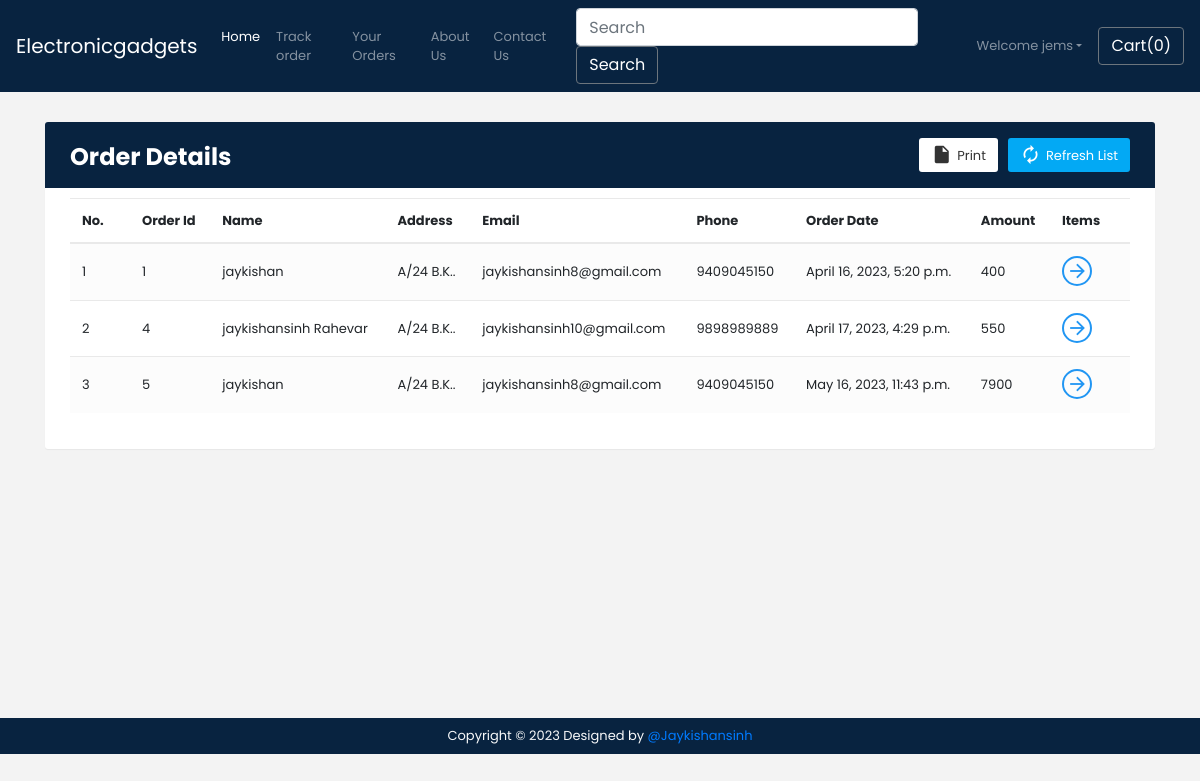
The page /store/orderView/ (signed in) on the database its author committed.
### store/models.py (models this page shows)
class Orders(models.Model):
    order_id = models.AutoField(primary_key=True)
    items_json = models.CharField(max_length=5000)
    userId = models.IntegerField(default=0)
    amount = models.IntegerField(default=0)
    name = models.CharField(max_length=90)
    email = models.CharField(max_length=111)
    address = models.CharField(max_length=111)
    city = models.CharField(max_length=111)
    state = models.CharField(max_length=111)
    zip_code = models.CharField(max_length=111)
    phone = models.CharField(max_length=111, default="")
    timestamp = models.DateTimeField(default=timezone.now)

### store/views.py (the view)
# urls.py: path('orderView/', views.orderView, name="orderView"),
def orderView(request):
    if request.user.is_authenticated:
        current_user = request.user
        orderHistory = Orders.objects.filter(userId=current_user.id)
        if len(orderHistory) == 0:
            messages.info(request, "You have not ordered.")
            return render(request, 'store/orderView.html')
        return render(request, 'store/orderView.html', {'orderHistory': orderHistory})
    return render(request, 'store/orderView.html')

### store/templates/store/orderView.html (shortened to what this page needs)
{% extends 'store/basic.html' %}
{% block body %}
{% if user.is_authenticated %}
<div class="container" id="cont" >
    <div class="table-wrapper">
        <div class="table-title"style="background-color:#082340">
            <div class="row">
                <div class="col-sm-4">
                    <h2 > <b>Order Details </b></h2>
                </div>
                <div class="col-sm-8">
                    <a href="" class="btn btn-primary"><i class="material-icons">&#xE863;</i> <span>Refresh List</span></a>
                    <a href="#" onclick="window.print()" class="btn btn-info"><i class="material-icons">&#xE24D;</i> <span>Print</span></a>
                </div>
            </div>
        </div>
        <table class="table table-striped table-hover">
            <thead>
                <tr>
                    <th>No.</th>
                    <th>Order Id</th>
                    <th>Name</th>
                    <th>Address</th>
                    <th>Email</th>
                    <th>Phone</th>
                    <th>Order Date</th>
                    <th>Amount</th>
                    <th>Items</th>
                </tr>
            </thead>
            <tbody>
                {% for i in orderHistory %}
                <tr>
                    <td class="count"></td>
                    <td>{{i.order_id}}</td>
                    <td>{{i.name}}</td>
                    <td data-toggle="tooltip" title="{{i.address}}">{{i.address|slice:"0:25"}}..</td>
                    <td>{{i.email}}</td>
                    <td>{{i.phone}}</td>
                    <td>{{i.timestamp}}</td>
                    <td>{{i.amount}}</td>
                    <td><a href="#" id="click{{i.order_id}}" class="view" title="View Details"><i class="material-icons">&#xE5C8;</i></a></td>
                </tr>
                {% endfor %}
            </tbody>
        </table>
    </div>
</div>
{% else %}
    <div id="cont2">
        <div class="alert alert-info">
            <font style="font-size:22px"><center>You need to <strong><a class="alert-link" data-toggle="modal" data-target="#loginModal">Login</a></strong></center></font>
        </div>
    </div>
{% endif %}
{% endblock %}

### store/templates/store/basic.html (shortened to what this page needs)
<!doctype html>
<html lang="en">
  <head>
    <link rel="stylesheet" href="https://stackpath.bootstrapcdn.com/bootstrap/4.2.1/css/bootstrap.min.css">
    <link rel="stylesheet" href="https://stackpath.bootstrapcdn.com/bootstrap/4.3.1/css/bootstrap.min.css">
    <link rel="stylesheet" href="https://use.fontawesome.com/releases/v5.8.2/css/all.css">
  </head>
  <body>
    <nav class="navbar navbar-expand-lg navbar-dark" style="background-color:#082340;">
      <a class="navbar-brand" href="/">Electronicgadgets</a>
      <div class="collapse navbar-collapse " id="navbarSupportedContent">
        <ul class="navbar-nav mr-auto">
          <li class="nav-item active">
            <a class="nav-link" href="/store">Home <span class="sr-only">(current)</span></a>
          </li>
          <li class="nav-item">
            <a class="nav-link" href="/store/tracker">Track order</a>
          </li>
          <li class="nav-item">
            <a class="nav-link" href="/store/orderView/">Your Orders</a>
          </li>
          <li class="nav-item">
            <a class="nav-link" href="/store/about">About Us</a>
          </li>
          <li class="nav-item">
            <a class="nav-link" href="/store/contact">Contact Us</a>
          </li>
        </ul>
        <form method="get" action="/store/search" class="form-inline my-2 my-lg-0 mx-3">
          <input class="form-control mr-sm-2" type="search" name="search" id="search" placeholder="Search" aria-label="Search" required>
          <button class="btn btn-secondary my-2 my-sm-0" type="submit">Search</button>
        </form>
        {% if user.is_authenticated %}
        <ul class="navbar-nav mr-2">
          <li class="nav-item dropdown">
            <a class="nav-link dropdown-toggle" href='#' id="navbarDropdown" role="button" data-toggle="dropdown"> Welcome {{request.user}}</a>
          </li>
        </ul>
        {% else %}
        <button type="button" class="btn btn-success mx-2" data-toggle="modal" data-target="#loginModal">Login</button>
        <button type="button" class="btn btn-success mx-2" data-toggle="modal" data-target="#signupModal">SignUp</button>
        {% endif %}
        <button type="button" class="btn btn-secondary my-2 my-sm-0" id="popcart" data-container="body" data-html="true" data-toggle="popover" title="MyCart" data-placement="bottom" data-content="Bottom popover">
          Cart(<span id="cart">0</span>)
        </button>
      </div>
    </nav>
    {% block body %} {% endblock %}
    <div class="footer container-fluid text-light" style="background-color:#082340">
        <p class="text-center py-2 mb-0">Copyright © 2023 Designed by <a href="https://github.com/jaykishansinh" target="_blank" rel="noopener noreferrer">@Jaykishansinh</a></p>
    </div>
  </body>
</html>

### rows shown on the page
Orders: order_id "1", name "jaykishan", address "A/24 B.K", email "jaykishansinh8@gmail.com", phone "9409045150", timestamp "April 16, 2023, 5:20 p.m.", amount "400"
Orders: order_id "4", name "jaykishansinh Rahevar", address "A/24 B.K", email "jaykishansinh10@gmail.com", phone "9898989889", timestamp "April 17, 2023, 4:29 p.m.", amount "550"
Orders: order_id "5", name "jaykishan", address "A/24 B.K", email "jaykishansinh8@gmail.com", phone "9409045150", timestamp "May 16, 2023, 11:43 p.m.", amount "7900"

### other values the page prints
{{ request.user }} "jems"
